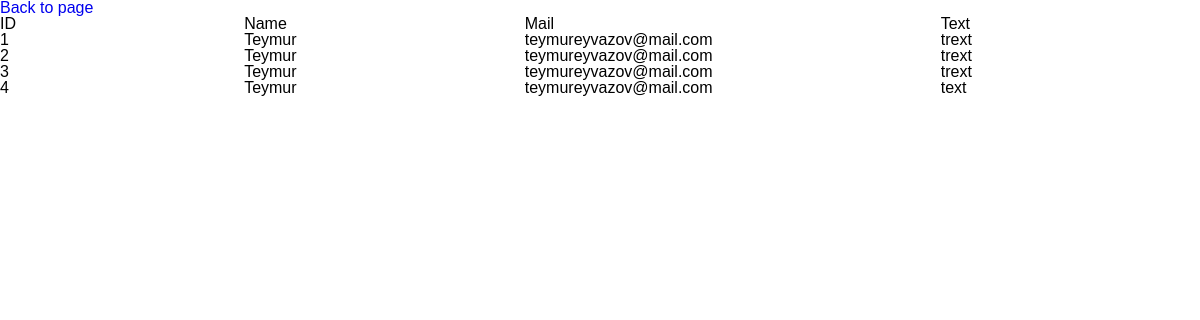
The app's page /results with its own data.
### main/models.py (models this page shows)
class Profile(models.Model):
	name = models.CharField(max_length=50)
	mail = models.CharField(max_length=100)
	text = models.CharField(max_length=500)
	def __str__(self):
		return self.name

### main/views.py (the view)
# urls.py: path('results',views.ResultsView.as_view(),name='results'),
class ResultsView(View):
	def get(self, request):
		profiles = Profile.objects.all()
		print(profiles)
		return render(request,'results.html',{"profiles":profiles})

### templates/results.html (shortened to what this page needs)
{% load static %}
<!doctype html>
<html lang="en">
<head>
    <link rel="stylesheet" href="{% static 'css/reset.css' %}">
    <link rel="stylesheet" href="{% static 'css/style.css' %}">
    <link rel="stylesheet" href="{% static 'css/dataFromDB.css' %}">
</head>
<body>
<a href="index.php">Back to page</a>
<div class="grid">
{% if  profiles %}
        <p class="db-header">ID</p>
        <p class="db-header">Name</p>
        <p class="db-header">Mail</p>
        <p class="db-header">Text</p>
        {% for result in profiles  %}
            <p class=\"db-content-id\">{{result.id}}</p>
            <p class=\"db-content-name\">{{result.name}}</p>
            <p class=\"db-content-mail\">{{result.mail}}</p>
            <p class=\"db-content-text\">{{result.text}}</p>
        {% endfor %}
{% else %}
        <div class="no-results">
            <p>No results in Database</p>
        </div>
{% endif %}
</div>
</body>
</html>

### static/css/style.css (style rules this page uses)
body { font-family: 'Raleway', sans-serif;; }

### static/css/dataFromDB.css (style rules this page uses)
.grid { display: grid; grid-template-columns: auto auto auto auto; }

### records on screen
Profile: id "1", name "Teymur", mail "teymureyvazov@mail.com", text "trext"
Profile: id "2", name "Teymur", mail "teymureyvazov@mail.com", text "trext"
Profile: id "3", name "Teymur", mail "teymureyvazov@mail.com", text "trext"
Profile: id "4", name "Teymur", mail "teymureyvazov@mail.com", text "text"
